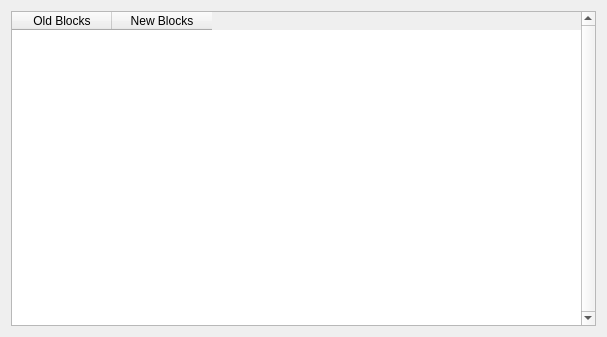
<?xml version="1.0" encoding="UTF-8"?>
<ui version="4.0">
 <class>BlockReplacements</class>
 <widget class="QWidget" name="BlockReplacements">
  <property name="geometry">
   <rect>
    <x>0</x>
    <y>0</y>
    <width>607</width>
    <height>337</height>
   </rect>
  </property>
  <property name="windowTitle">
   <string>Form</string>
  </property>
  <layout class="QVBoxLayout" name="verticalLayout">
   <item>
    <widget class="QTableWidget" name="findReplaceTable">
     <property name="verticalScrollBarPolicy">
      <enum>Qt::ScrollBarAlwaysOn</enum>
     </property>
     <property name="alternatingRowColors">
      <bool>true</bool>
     </property>
     <property name="selectionMode">
      <enum>QAbstractItemView::NoSelection</enum>
     </property>
     <attribute name="verticalHeaderVisible">
      <bool>false</bool>
     </attribute>
     <column>
      <property name="text">
       <string>Old Blocks</string>
      </property>
     </column>
     <column>
      <property name="text">
       <string>New Blocks</string>
      </property>
     </column>
    </widget>
   </item>
  </layout>
 </widget>
 <resources/>
 <connections/>
</ui>
